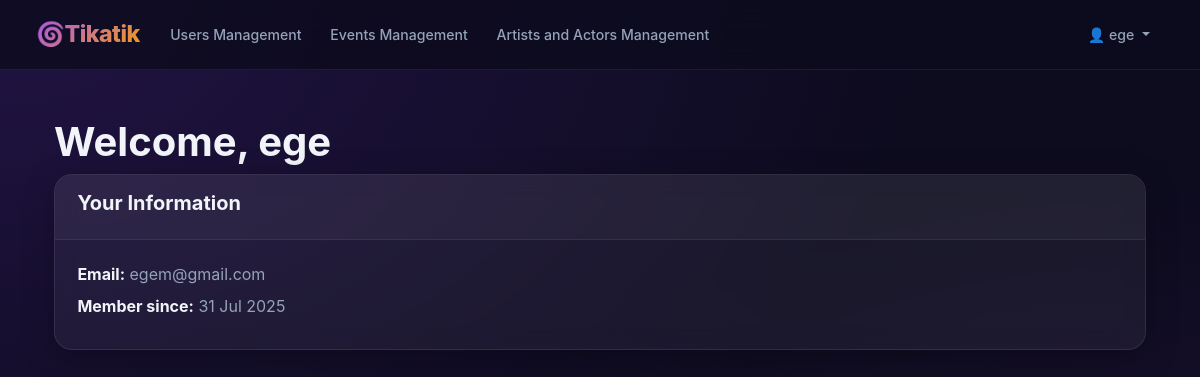
Page /admin_panel/ (signed in) on the committed database.
### app/models.py (models this page shows, shortened)
class CustomUser(AbstractUser):
    USER_TYPE_CHOICES = (
        ('C', 'Customer'),
        ('S', 'Seller'),
        ("A", "Admin"), )
    user_type = models.CharField(max_length=1, choices=USER_TYPE_CHOICES, default='C')
    followed_artists = models.ManyToManyField('Artist', blank=True, related_name='followers')
    followed_actors = models.ManyToManyField('Actor', blank=True, related_name='actor_followers')

### app/views.py (the view)
# urls.py: path('admin_panel/', views.custom_admin_dashboard, name='custom_admin_dashboard'),
@user_passes_test(is_admin)
def custom_admin_dashboard(request):
    return render(request, 'app/custom_admin_dashboard.html')

### app/views.py (called while the page is built)
def is_admin(user):
    return user.is_authenticated and user.user_type == 'A'

### app/templates/app/custom_admin_dashboard.html (shortened to what this page needs)
{%extends 'app/admin_navbar.html'%}
{% load static %}
{% load crispy_forms_tags %}
{% block content %}
<div class="container mt-5">
    <h1>Welcome, {{ user.username }}</h1>
<div class="card mb-4">
        <div class="card-header">
            <h5>Your Information</h5>
        </div>
        <div class="card-body">
            <p><strong>Email:</strong> {{ user.email }}</p>
            <p><strong>Member since:</strong> {{ user.date_joined|date:"d M Y" }}</p>
        </div>
    </div>
   {%endblock%}

### app/templates/app/admin_navbar.html (shortened to what this page needs)
{% load static %}
{% load crispy_forms_tags %}
<!DOCTYPE html>
<html lang="tr">
<head>
    <link href="https://cdn.jsdelivr.net/npm/bootstrap@5.3.3/dist/css/bootstrap.min.css" rel="stylesheet">
    <link rel="stylesheet" href="{% static 'css/style.css' %}">
    <link rel="stylesheet" href="https://cdn.jsdelivr.net/npm/bootstrap-icons@1.11.3/font/bootstrap-icons.min.css">
</head>
<body>
<nav class="navbar navbar-expand-lg navbar-dark bg-dark">
    <div class="container-fluid">
        <a class="navbar-brand" href="{% url 'custom_admin_dashboard' %}">🌀Tikatik</a>
        <div class="collapse navbar-collapse" id="navbarMenu">
            <ul class="navbar-nav me-auto">
                {% if request.user.is_authenticated %}
                    <li class="nav-item"><a class="nav-link" href="{% url 'manage_users' %}">Users Management</a></li>
                    <li class="nav-item"><a class="nav-link" href="{% url 'manage_events' %}">Events Management</a></li>
                    <li class="nav-item"><a class="nav-link" href="{% url 'manage_artists_and_actors' %}">Artists and Actors Management</a></li>
                {% else %}
                    <li class="nav-item"><a class="nav-link" href="{% url 'login' %}">Users Management</a></li>
                    <li class="nav-item"><a class="nav-link" href="{% url 'login' %}">Events Management</a></li>
                    <li class="nav-item"><a class="nav-link" href="{% url 'login' %}">Artists and Actors Management</a></li>
                {% endif %}
            </ul>
            {% if request.user.is_authenticated %}
                <ul class="navbar-nav ms-auto">
                    <li class="nav-item dropdown">
                        <a class="nav-link dropdown-toggle" href="#" id="navbarDropdown" role="button" data-bs-toggle="dropdown" aria-expanded="false">
                            👤 {{ request.user.username }}
                        </a>
                    </li>
                </ul>
            {% endif %}
        </div>
    </div>
</nav>
<div class="container mt-4">
    {% block content %}{% endblock %}
</div>
</body>
</html>

### static/css/style.css (style rules this page uses)
:root { --bg-primary: #0d0b1e; --bg-secondary: #1a1033; --bg-card: rgba(255, 255, 255, 0.05); --border-card: rgba(255, 255, 255, 0.09); --purple-primary: #7c3aed; --purple-light: #a855f7; --purple-dark: #5b21b6; --gold: #f59e0b; --gold-light: #fcd34d; --text-primary: #f1f5f9; --text-secondary: #94a3b8; --success: #10b981; --danger: #ef4444; --info: #06b6d4; }
*, *::before, *::after { box-sizing: border-box; }
body { background-color: var(--bg-primary); background-image: radial-gradient(ellipse at top left, rgba(124, 58, 237, 0.18) 0%, transparent 55%), radial-gradient(ellipse at bottom right, rgba(168, 85, 247, 0.12) 0%, transparent 55%); background-attachment: fixed; font-family: 'Inter', 'Segoe UI', Arial, sans-serif; color: var(--text-primary); min-height: 100vh; }
.container, nav, footer { position: relative; z-index: 1; }
.navbar { background: rgba(13, 11, 30, 0.82) !important; backdrop-filter: blur(22px); -webkit-backdrop-filter: blur(22px); border-bottom: 1px solid rgba(255, 255, 255, 0.07); padding: 0.75rem 1.5rem; position: sticky; top: 0; z-index: 1000; }
.navbar-brand { font-size: 1.45rem; font-weight: 800; background: linear-gradient(135deg, var(--purple-light) 0%, var(--gold) 100%); -webkit-background-clip: text; -webkit-text-fill-color: transparent; background-clip: text; letter-spacing: -0.5px; }
.navbar .nav-link { color: var(--text-secondary) !important; font-weight: 500; padding: 0.45rem 0.9rem !important; border-radius: 8px; transition: all 0.2s ease; font-size: 0.88rem; }
.card { background: var(--bg-card) !important; border: 1px solid var(--border-card) !important; border-radius: 18px !important; backdrop-filter: blur(12px); -webkit-backdrop-filter: blur(12px); box-shadow: 0 8px 32px rgba(0, 0, 0, 0.28) !important; transition: transform 0.3s ease, box-shadow 0.3s ease; padding: 0 !important; color: var(--text-primary); }
.card-body { padding: 1.4rem !important; color: var(--text-primary); }
.card-header { background: rgba(255, 255, 255, 0.04) !important; border-bottom: 1px solid rgba(255, 255, 255, 0.07) !important; border-radius: 18px 18px 0 0 !important; padding: 1rem 1.4rem !important; }
h1, h2, h3, h4, h5, h6 { color: var(--text-primary); font-weight: 700; }
p { color: var(--text-secondary); margin-bottom: 0.5rem; }
strong { color: var(--text-primary); }

### rows in the picture
CustomUser: user.username "ege", username "ege", email "egem@gmail.com", date_joined "31 Jul 2025"
